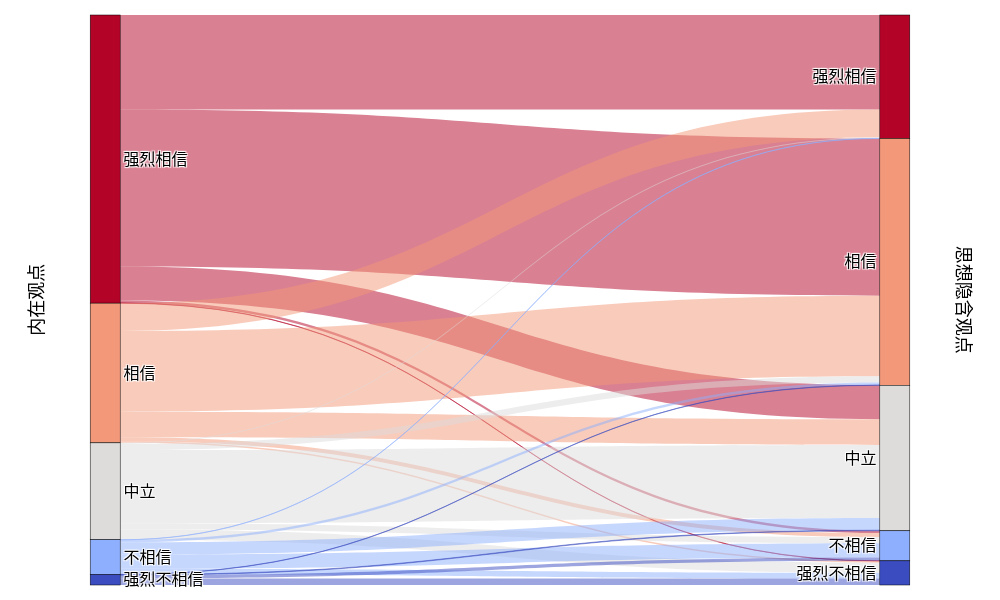

Notebook source saved alongside this figure:
### Code cell
import plotly.graph_objects as go
import plotly.io as pio
import numpy as np
import seaborn as sns 

attitude_labels = ['强烈相信', '相信', '中立', '不相信', '强烈不相信']
node_labels = attitude_labels + attitude_labels  

colormap = sns.color_palette("coolwarm", as_cmap=True)
colormap = [colormap((4-i)/4) for i in range(5)]

# 转换为十六进制颜色
def rgb_to_hex(rgb):
    return '#{:02x}{:02x}{:02x}'.format(int(rgb[0]*255), int(rgb[1]*255), int(rgb[2]*255))

attitude_colors = [rgb_to_hex(color) for color in colormap]

# 转换为半透明RGBA格式
def hex_to_rgba(hex_color, alpha=0.5):
    hex_color = hex_color.lstrip('#')
    if len(hex_color) == 3:
        hex_color = ''.join([c * 2 for c in hex_color])
    r = int(hex_color[0:2], 16)
    g = int(hex_color[2:4], 16)
    b = int(hex_color[4:6], 16)
    return f'rgba({r}, {g}, {b}, {alpha})'

sources = []
targets = []
values = []
link_colors = []

TITLE_FONT_SIZE = 18
LABEL_FONT_SIZE = 16
TICK_FONT_SIZE = 16
LEGEND_FONT_SIZE = 16

for i in range(5):  # 起始态度
    for j in range(5):  # 目标态度
        if transition_matrix[i, j] > 0:
            # 源节点是前5个节点(0-4)，目标节点是后5个节点(5-9)
            sources.append(i)
            targets.append(j + 5)
            values.append(transition_matrix[i, j])
            link_colors.append(hex_to_rgba(attitude_colors[i]))

node_colors = attitude_colors + attitude_colors

fig = go.Figure(data=[go.Sankey(
    arrangement="snap",
    node=dict(
        pad=0,
        thickness=30,
        line=dict(color="black", width=0.5),
        label=node_labels,
        color=node_colors,
        x=[0.05, 0.05, 0.05, 0.05, 0.05, 0.95, 0.95, 0.95, 0.95, 0.95],
        y=[0.1, 0.25, 0.4, 0.45, 0.55, 0.1, 0.25, 0.4, 0.45, 0.55]
    ),
    link=dict(
        source=sources,
        target=targets,
        value=values,
        color=link_colors
    )
)])

# 1) 节点不要贴边：给左右各留出一点“内部空间”
x_left, x_right = 0.08, 0.92   # 你之前 0.05/0.95 或更小会更容易裁字

fig = go.Figure(data=[go.Sankey(
    arrangement="snap",
    textfont=dict(family="Microsoft YaHei", size=LABEL_FONT_SIZE, color="black"),
    node=dict(
        pad=0,
        thickness=30,
        line=dict(color="black", width=0.5),
        label=node_labels,
        color=node_colors,
        x=[x_left]*5 + [x_right]*5,
        y=[0.1, 0.25, 0.4, 0.45, 0.55, 0.1, 0.25, 0.4, 0.45, 0.55]
    ),
    link=dict(source=sources, target=targets, value=values, color=link_colors)
)])

# 2) 缩小边框但不为 0：左右要给 label/竖排注释留空间
fig.update_layout(
    width=1000,
    height=600,
    margin=dict(l=30, r=30, t=15, b=15, pad=0),  # 关键：l/r 不要太小
    font=dict(family="Microsoft YaHei", size=LABEL_FONT_SIZE, color="black"),
    annotations=[
        dict(
            x=0.02, y=0.5, xref='paper', yref='paper',
            text='内在观点', showarrow=False, textangle=-90,
            font=dict(size=TITLE_FONT_SIZE, color='black'),
            xanchor='right', yanchor='middle'
        ),
        dict(
            x=0.98, y=0.5, xref='paper', yref='paper',
            text='思想隐含观点', showarrow=False, textangle=90,
            font=dict(size=TITLE_FONT_SIZE, color='black'),
            xanchor='left', yanchor='middle'
        )
    ]
)

# 显示图表
fig.show()

# 保存为SVG格式
# pio.write_image(fig, "picture/思想转移桑基图.svg", format="svg", width=1000, height=600, engine="kaleido")
# pio.write_image(fig, "picture/思想转移桑基图.pdf", format="pdf", width=1000, height=600, engine="kaleido")
# pio.write_image(fig, "picture/思想转移桑基图.png", format="png", width=9600, height=7200, engine="kaleido")
pio.write_image(fig, "modified_picture/1215/思想转移桑基图_1215.png", format="png", engine="kaleido", scale=20)

### Figure 1 — Plotly figure (JSON) as saved in the notebook; plotly's stock layout.template omitted (floating-point values rounded to 4 significant figures)
{"data": [{"arrangement": "snap", "link": {"color": ["rgba(179, 3, 38, 0.5)", "rgba(179, 3, 38, 0.5)", "rgba(179, 3, 38, 0.5)", "rgba(179, 3, 38, 0.5)", "rgba(179, 3, 38, 0.5)", "rgba(243, 152, 121, 0.5)", "rgba(243, 152, 121, 0.5)", "rgba(243, 152, 121, 0.5)", "rgba(243, 152, 121, 0.5)", "rgba(243, 152, 121, 0.5)", "rgba(221, 220, 219, 0.5)", "rgba(221, 220, 219, 0.5)", "rgba(221, 220, 219, 0.5)", "rgba(221, 220, 219, 0.5)", "rgba(221, 220, 219, 0.5)", "rgba(141, 175, 253, 0.5)", "rgba(141, 175, 253, 0.5)", "rgba(141, 175, 253, 0.5)", "rgba(141, 175, 253, 0.5)", "rgba(141, 175, 253, 0.5)", "rgba(58, 76, 192, 0.5)", "rgba(58, 76, 192, 0.5)", "rgba(58, 76, 192, 0.5)", "rgba(58, 76, 192, 0.5)"], "source": [0, 0, 0, 0, 0, 1, 1, 1, 1, 1, 2, 2, 2, 2, 2, 3, 3, 3, 3, 3, 4, 4, 4, 4], "target": [5, 6, 7, 8, 9, 5, 6, 7, 8, 9, 5, 6, 7, 8, 9, 5, 6, 7, 8, 9, 6, 7, 8, 9], "value": [3966, 6598, 1427, 97, 10, 1167, 3389, 1076, 167, 66, 46, 257, 3074, 258, 433, 6, 106, 509, 602, 231, 10, 24, 137, 275]}, "node": {"color": ["#b30326", "#f39879", "#dddcdb", "#8daffd", "#3a4cc0", "#b30326", "#f39879", "#dddcdb", "#8daffd", "#3a4cc0"], "label": ["强烈相信", "相信", "中立", "不相信", "强烈不相信", "强烈相信", "相信", "中立", "不相信", "强烈不相信"], "line": {"color": "black", "width": 0.5}, "pad": 0, "thickness": 30, "x": [0.08, 0.08, 0.08, 0.08, 0.08, 0.92, 0.92, 0.92, 0.92, 0.92], "y": [0.1, 0.25, 0.4, 0.45, 0.55, 0.1, 0.25, 0.4, 0.45, 0.55]}, "textfont": {"color": "black", "family": "Microsoft YaHei", "size": 16}, "type": "sankey"}], "layout": {"annotations": [{"font": {"color": "black", "size": 18}, "showarrow": false, "text": "内在观点", "textangle": -90, "x": 0.02, "xanchor": "right", "xref": "paper", "y": 0.5, "yanchor": "middle", "yref": "paper"}, {"font": {"color": "black", "size": 18}, "showarrow": false, "text": "思想隐含观点", "textangle": 90, "x": 0.98, "xanchor": "left", "xref": "paper", "y": 0.5, "yanchor": "middle", "yref": "paper"}], "font": {"color": "black", "family": "Microsoft YaHei", "size": 16}, "height": 600, "margin": {"b": 15, "l": 30, "pad": 0, "r": 30, "t": 15}, "width": 1000}}
